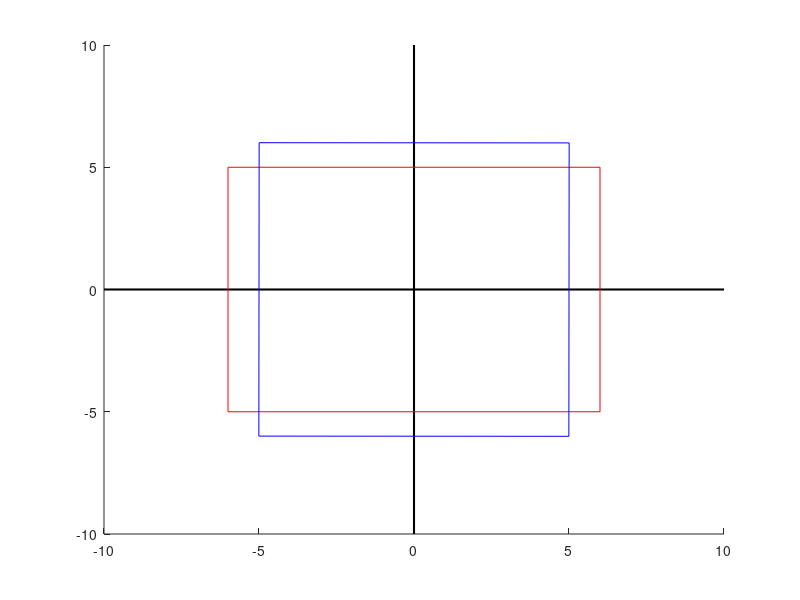

This figure's MATLAB source:
close all
clear all

angle_rad = deg2rad(90);

for t=0:0.01:angle_rad    
clf
line  ([-10 10], [0 0] , [0 0] , 'color' , [0 0 0], 'linewidth', 1.5); 
line  ([0 0], [-10 10] , [0 0] , 'color' , [0 0 0], 'linewidth', 1.5); 

p1 = [-6,-5];
p2 = [6,-5];
p3 = [6,5];
p4 = [-6,5];

line ([p1(1) p2(1)],[p1(2) p2(2)],[0 0],'color' , [1 0 0]); 
line ([p2(1) p3(1)],[p2(2) p3(2)],[0 0],'color' , [1 0 0]); 
line ([p3(1) p4(1)],[p3(2) p4(2)],[0 0],'color' , [1 0 0]); 
line ([p4(1) p1(1)],[p4(2) p1(2)],[0 0],'color' , [1 0 0]); 

Rz = [cos(t) -sin(t); sin(t) cos(t)];

p1r = Rz * p1';
p2r = Rz * p2';
p3r = Rz * p3';
p4r = Rz * p4';

line ([p1r(1) p2r(1)],[p1r(2) p2r(2)], [0 0],'color' , [0 0 1]);
line ([p2r(1) p3r(1)],[p2r(2) p3r(2)], [0 0],'color' , [0 0 1]);
line ([p3r(1) p4r(1)],[p3r(2) p4r(2)], [0 0],'color' , [0 0 1]);
line ([p4r(1) p1r(1)],[p4r(2) p1r(2)], [0 0],'color' , [0 0 1]);

pause(0.001);
end